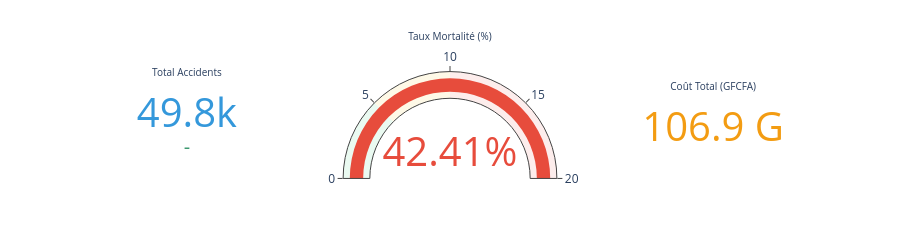

Here is the notebook cell this chart was saved with:
### Code cell
# ── Graphique indicateur style gauge ─────────────────────────────────────
fig_gauges = make_subplots(
    rows=1, cols=3,
    specs=[[{'type': 'indicator'}, {'type': 'indicator'}, {'type': 'indicator'}]]
)

fig_gauges.add_trace(go.Indicator(
    mode='number+delta',
    value=total_accidents,
    title={'text': 'Total Accidents'},
    number={'font': {'color': '#3498db', 'size': 40}},
), row=1, col=1)

fig_gauges.add_trace(go.Indicator(
    mode='number+gauge',
    value=tx_mortalite,
    title={'text': 'Taux Mortalité (%)'},
    number={'suffix': '%', 'font': {'color': '#e74c3c', 'size': 40}},
    gauge={
        'axis': {'range': [0, 20]},
        'bar': {'color': '#e74c3c'},
        'steps': [
            {'range': [0, 5], 'color': '#eafaf1'},
            {'range': [5, 10], 'color': '#fef9e7'},
            {'range': [10, 20], 'color': '#fdedec'},
        ]
    }
), row=1, col=2)

fig_gauges.add_trace(go.Indicator(
    mode='number',
    value=cout_total_G,
    title={'text': 'Coût Total (GFCFA)'},
    number={'suffix': ' G', 'font': {'color': '#f39c12', 'size': 40}},
), row=1, col=3)

fig_gauges.update_layout(height=220, margin=dict(t=20, b=10))
fig_gauges.show()

### Figure 1 — Plotly figure (JSON) as saved in the notebook; plotly's stock layout.template omitted (floating-point values rounded to 4 significant figures)
{"data": [{"domain": {"x": [0, 0.2889], "y": [0, 1]}, "mode": "number+delta", "number": {"font": {"color": "#3498db", "size": 40}}, "title": {"text": "Total Accidents"}, "type": "indicator", "value": 49783}, {"domain": {"x": [0.3556, 0.6444], "y": [0, 1]}, "gauge": {"axis": {"range": [0, 20]}, "bar": {"color": "#e74c3c"}, "steps": [{"color": "#eafaf1", "range": [0, 5]}, {"color": "#fef9e7", "range": [5, 10]}, {"color": "#fdedec", "range": [10, 20]}]}, "mode": "number+gauge", "number": {"font": {"color": "#e74c3c", "size": 40}, "suffix": "%"}, "title": {"text": "Taux Mortalité (%)"}, "type": "indicator", "value": 42.41}, {"domain": {"x": [0.7111, 1], "y": [0, 1]}, "mode": "number", "number": {"font": {"color": "#f39c12", "size": 40}, "suffix": " G"}, "title": {"text": "Coût Total (GFCFA)"}, "type": "indicator", "value": 106.9}], "layout": {"height": 220, "margin": {"b": 10, "t": 20}}}
